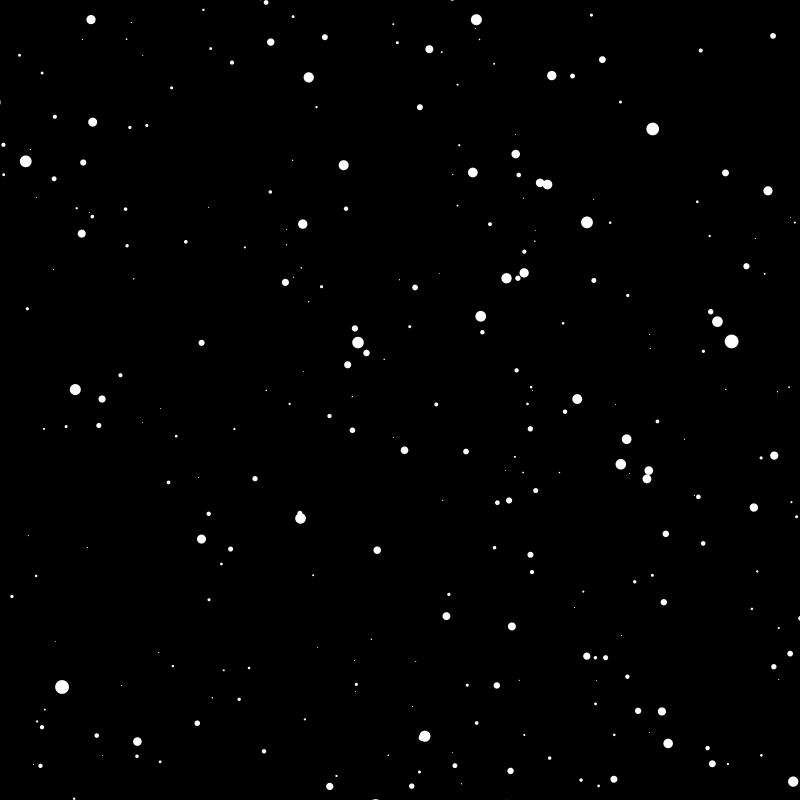
Frame 1 (no input)
Frame 60 (the mouse pressed at the canvas centre just before this capture): identical to frame 1, image omitted
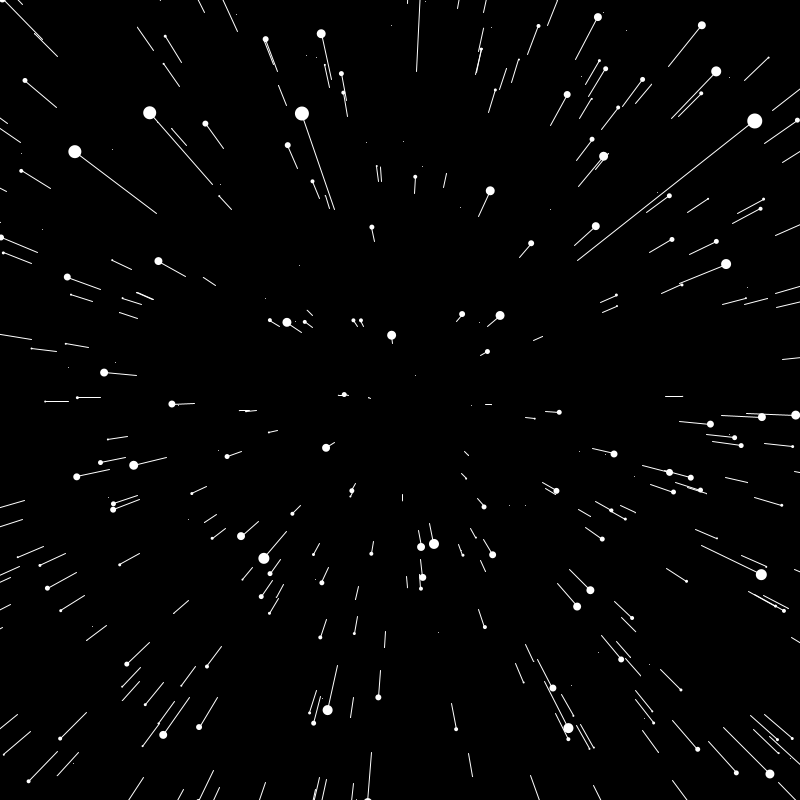
Frame 120 (the mouse held since frame 60 and released just before this capture)

The Processing sketch that drew these frames (run headless with seeded random() and noise(); from frame 60 on, the mouse is pressed at the canvas centre):

// Processing sketch: StarField_Java
// ── StarField_Java.pde
Star[] stars = new Star[800];

float speed;

void setup() {
size(800,800);
for (int i=0; i<stars.length; i++){
stars[i] = new Star();
}
}

void draw() {  
speed = map(mouseX, 0, width, 0, 50);  
background(0);
translate(width/2,height/2);
for (int i=0; i<stars.length; i++){
stars[i].update();
stars[i].show();
}
}

// ── Star.pde
class Star {
float x;
float y;
float z;

//previous value of z
float pz;

Star(){
x = random(-width/2,width/2);
y = random(-height/2, height/2);
z = random(width/2);
pz = z;
}

void update(){
z -= speed;
if(z<1){
z = width/2;
x = random(-width/2,width/2);
y = random(-height/2, height/2);
pz = z;
}
}

void show(){
fill(255);
noStroke();

float sx = map(x/z,0,1,0,width/2);
float sy = map(y/z,0,1,0,height/2);
float r = map(z,0,width/2,16,0);
ellipse(sx,sy,r,r);

float px = map(x/pz, 0, 1, 0, width/2);
float py = map(y/pz, 0 ,1, 0, height/2);

pz = z;

stroke(255);
line(px, py, sx, sy);
}

}
